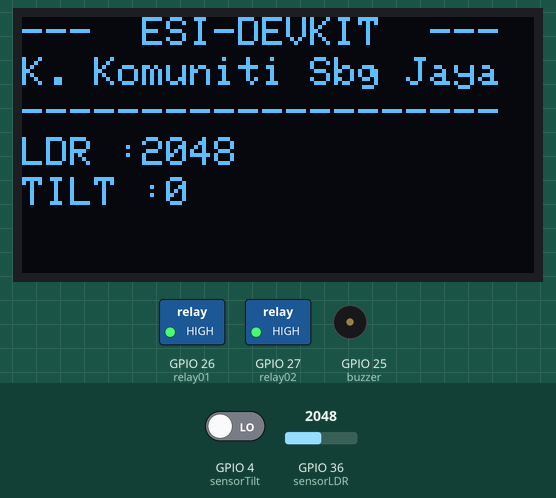
Simulated run of this sketch. Board: ESP32. Shown: 128×64 one-colour display, switched loads named in the sketch (green lamp = pin HIGH), buzzer (waves = sounding, pin HIGH). Dashed ring = blinking. The test bench sets the inputs (shaded band); at power-on: GPIO 36 (sensorLDR) = 2048, GPIO 4 (sensorTilt) LOW. What the sketch prints to the serial monitor is not drawn.

Above: at 7.6 s.
7.7 s: GPIO 36 (sensorLDR) set to 2866
At 11.5 s:
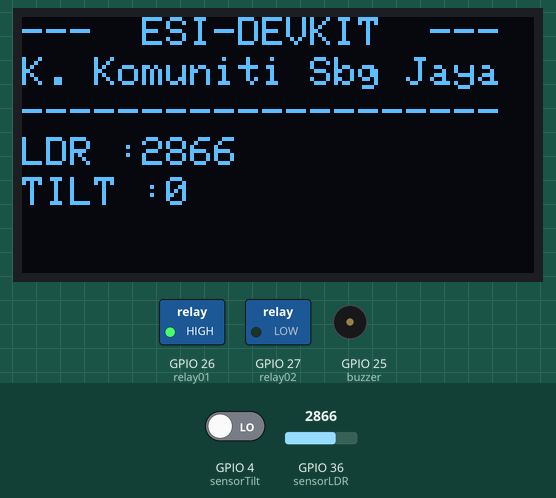
13.7 s: GPIO 4 (sensorTilt) driven HIGH
At 18.4 s:
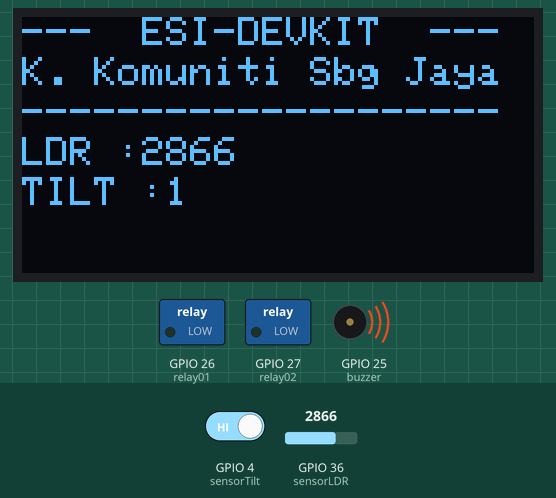
19.7 s: GPIO 36 (sensorLDR) set to 3603
At 24.5 s:
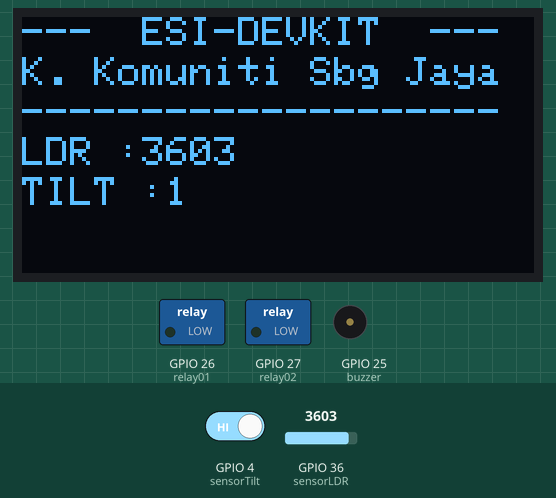
25.7 s: GPIO 4 (sensorTilt) driven LOW
At 29.5 s:
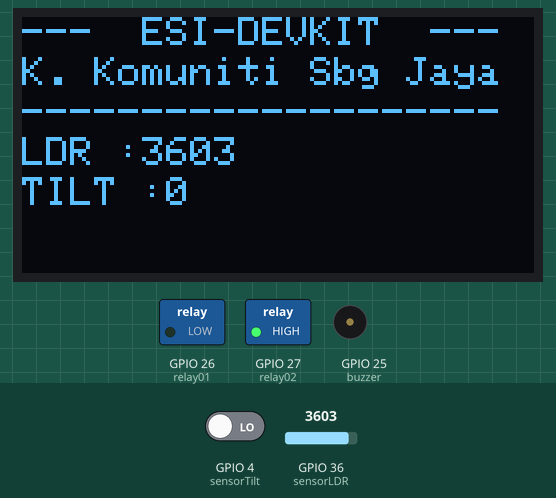
31.7 s: GPIO 36 (sensorLDR) set to 4095
At 38.5 s:
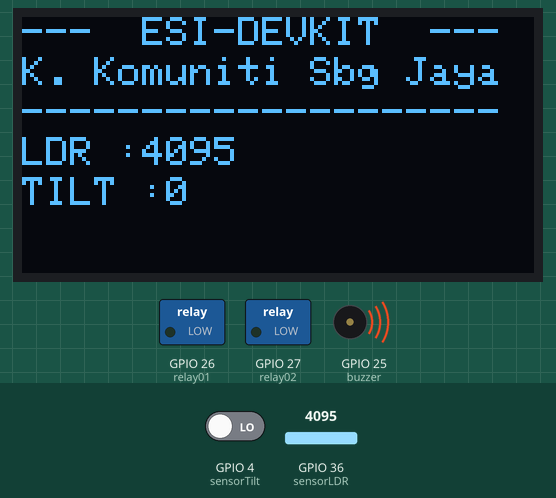
Timing chart, 0 to 38.7 s (numbered marks = the images above; inputs shaded):
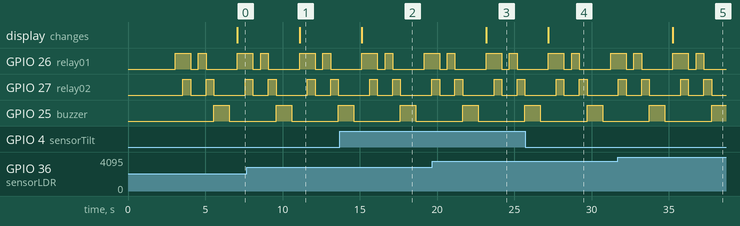

The sketch:

Esp32_BoardTest_02_OLED.ino
```cpp
/*------------------------------------------------------------------
  ===================  Seksyen 1 - HEADER        ===================
  ------------------------------------------------------------------*/
//-------------------------------------------------------------------
//=  A. - Library  include and define  yang diperlukan              =
//-------------------------------------------------------------------
#include <Adafruit_SSD1306.h>
#include <Adafruit_GFX.h>

//--------------------------------------------------------------------------
//-----b. - ISTIHAR Sambungan nama Pin dengan Nombor Fizikal PIN ----
//--------------------------------------------------------------------------

#define relay01     26  // digital OUTPUT - RELAY 1
#define relay02     27  // digital OUTPUT - RELAY 2
#define buzzer      25  // digital OUTPUT - BUZZER
#define SensorDS18  15  // pin ke DS18B20 (ONEWIRE) sensor Suhu
#define sensorLDR   36  // analog INPUT   - Sensor Cahaya
#define sensorTilt  4   // digital Input  - Sensor Tilt
#define SensorVolt  35  // analog INPUT   - Sensor Voltan

//---Penentuan Saiz Skrin OLED --
#define SCREEN_WIDTH 128 // OLED display width, in pixels
#define SCREEN_HEIGHT 64 // OLED display height, in pixels

// Istihar objek bagi Module OLED Display - SSD1306
Adafruit_SSD1306 paparOled(SCREEN_WIDTH, SCREEN_HEIGHT, &Wire, -1);

//###################################################################
//==================  Seksyen 2 - Fungsi Setup ======================
//-------------------------------------------------------------------

void setup() {

  pinMode(relay01,OUTPUT);
  pinMode(relay02,OUTPUT);
  pinMode(buzzer,OUTPUT);
  pinMode(sensorTilt, INPUT);

  Serial.begin(115200); // initialize serial

   if(!paparOled.begin(SSD1306_SWITCHCAPVCC, 0x3C)) { // Address 0x3D for 128x64
    Serial.println(F("SSD1306 allocation failed"));
    for(;;);
  }

  paparOled.clearDisplay();
  paparOled.setTextSize(1);
  paparOled.setTextColor(WHITE);
  paparOled.setCursor(0,0);
  paparOled.println("---  ESI-DEVKIT  ---");
  paparOled.setCursor(0,10);
  paparOled.println("K. Komuniti Sbg Jaya");
  paparOled.setCursor(0,20);
  paparOled.println("--------------------");
  paparOled.display();
  delay(3000);
}

//##################  Seksyen 2 - TAMAT #############################
//==============  Seksyen 3 - Fungsi Utama (LOOP) ===================
//-------------------------------------------------------------------

void loop() {

  digitalWrite(relay01,HIGH);
  delay (500);
  digitalWrite(relay02,HIGH);
  delay (500);
  digitalWrite(relay01,LOW);
  digitalWrite(relay02,LOW);
  delay (500);
  digitalWrite(relay01,HIGH);
  digitalWrite(relay02,LOW);
  delay (500);
  digitalWrite(relay01,LOW);
  digitalWrite(relay02,HIGH);
  delay (500);
  digitalWrite(relay01,LOW);
  digitalWrite(relay02,LOW);
  digitalWrite(buzzer,HIGH);
  delay (1000);
  digitalWrite(buzzer,LOW);
  delay (500);

  int dataTilt = digitalRead(sensorTilt);
  Serial.print(" Bacaan sensor TILT   :");
  Serial.println(dataTilt);

  int dataCahaya = analogRead(sensorLDR);
  Serial.print(" Bacaan sensor Cahaya :");
  Serial.println(dataCahaya);

  paparOled.setTextColor(WHITE,BLACK);
  paparOled.setCursor(0,30);
  paparOled.print("LDR :");
  paparOled.print(dataCahaya,1);
  paparOled.setCursor(0,40);
  paparOled.print("TILT :");
  paparOled.print(dataTilt);
  paparOled.display();

}

//##################  Seksyen 3 - TAMAT #############################
```

Measured:
- after the input at 7.7 s, the display: changes after 3.4 s (image 1)
- after the input at 13.7 s, the display: changes after 1.4 s (image 2)
- after the input at 19.7 s, the display: changes after 3.5 s (image 3)
- after the input at 25.7 s, the display: changes after 1.5 s (image 4)
- after the input at 31.7 s, the display: changes after 3.6 s (image 5)
